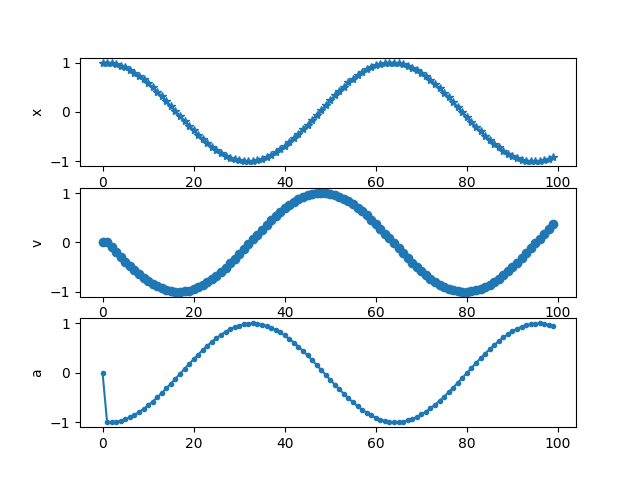

Recreate this plot in Python.
import numpy as np
import matplotlib.pyplot as plt


n = int(input('请输入计算次数:'))
x = np.zeros(n)
delta = 0.1
v = np.zeros(n)
x[0] = 1.0
a = np.zeros(n)

for i in range(1, n):
	a[i] = -1*x[i-1]
	v[i] = v[i-1] + delta*a[i]
	v[1] = v[0] + 0.5*delta*a[0]
	x[i] = x[i-1] + delta*v[i]
	
plt.subplot(3, 1, 1)
plt.plot(x, '*-')
plt.ylabel('x')
plt.subplot(3, 1, 2)
plt.plot(v, 'o-')
plt.ylabel('v')
plt.subplot(3, 1, 3)
plt.plot(a, '.-')
plt.ylabel('a')
plt.savefig('steel.png')

